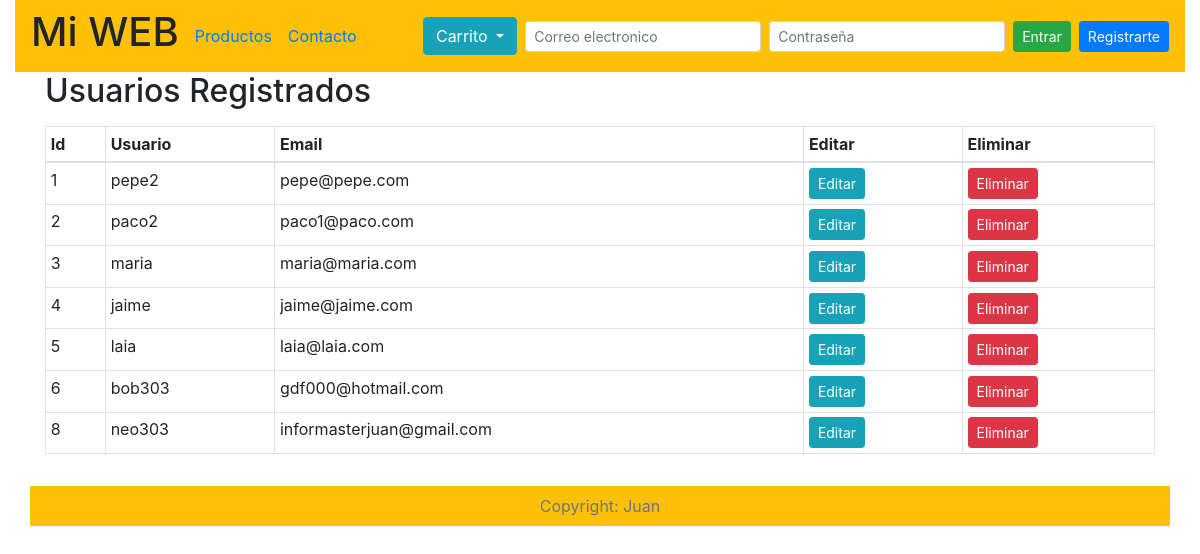
Page /admin_usuarios.php on the earlier database version.
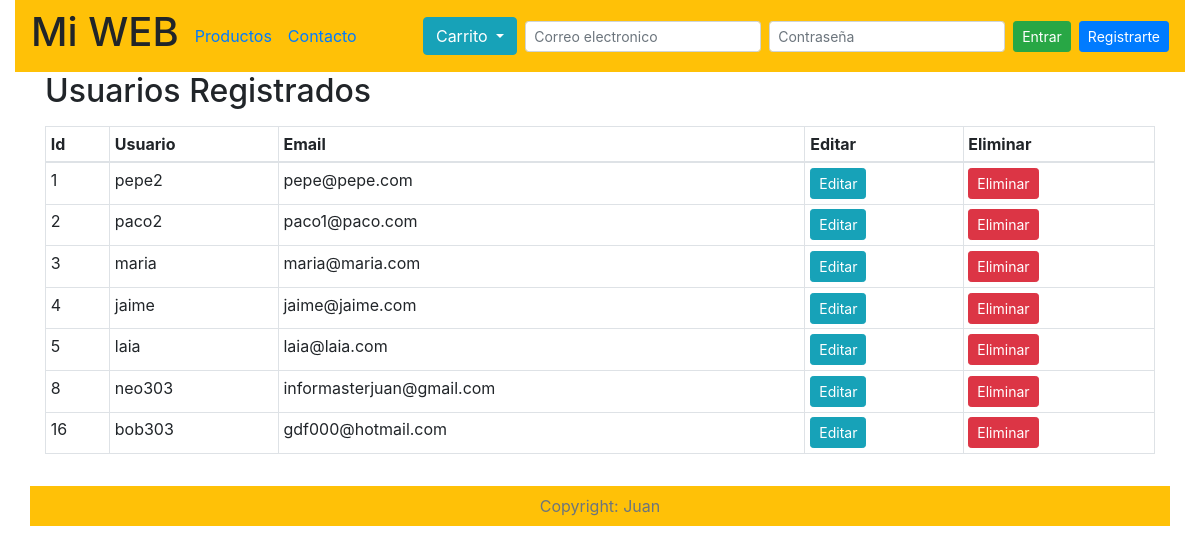
Same page on the later database version.
### tables this page shows
CREATE TABLE `usuarios` (
  `id` int(2) NOT NULL,
  `usuario` varchar(100) NOT NULL,
  `nombre` varchar(255) NOT NULL,
  `apellidos` varchar(255) NOT NULL,
  `email` varchar(100) NOT NULL,
  `pass` varchar(200) NOT NULL,
  `fecha` timestamp NOT NULL DEFAULT CURRENT_TIMESTAMP,
  `rol` varchar(255) NOT NULL DEFAULT 'user',
  `codigo_activacion` varchar(100) NOT NULL,
  `estado` enum('activada','desactivada') NOT NULL DEFAULT 'desactivada'
);

### librerias/consultas_bd.php (called while the page is built, shortened)
<?php
function list_usuarios($conexion)
{
    $sql = "SELECT * FROM usuarios";
    $res = mysqli_query($conexion, $sql);
    return $res;
}

### admin_usuarios.php (the view, shortened to what this page needs)
<?php
include "database/conexion_bd.php";
include "librerias/consultas_bd.php";
?>
    <!doctype html>
    <html lang="es">
    <head>
        <?php include "plantillas/plantilla_cabecera.php";?>
    </head>
    <body>
        <div class="container-fluid">
            <?php include "plantillas/plantilla_navegacion.php";?>
                <div class="container">
                    <div class="row">
                        <div class="col-12">
                                <h2>Usuarios Registrados</h2>
                                <table class="table  table-sm table-bordered table-hover">
                                    <thead>
                                        <tr>
                                            <th scope="col">Id</th>
                                            <th scope="col">Usuario</th>
                                            <th scope="col">Email</th>
                                            <th scope="col">Editar</th>
                                             <th scope="col">Eliminar</th>
                                        </tr>
                                    </thead>
                                <?php
                                $res = list_usuarios($conexion);
                                while($row = mysqli_fetch_array($res)){ ?>
                                    <tr>
                                        <td><?=$row['id'];?></td>
                                        <td><?=$row['usuario'];?></td>
                                        <td><?=$row['email'];?></td>
                                        <td><a class="btn btn-sm btn-info" href='editar_usuario_admin?id_usuario=<?=$row['id'];?>'>Editar</a></td>
                                        <td><a class="btn btn-sm btn-danger"href='?eliminar_id=<?=$row['id'];?>'>Eliminar</a></td>
                                    </tr>
                            <?php } ?>
                                </table>
                        </div>
                    </div>
                </div>
                <div class="container-fluid">
                    <?php include "plantillas/plantilla_pie.php";?>
                </div>
        </div>
    </body>
    </html>

Differences in the rows shown:
removed usuarios: id "6", usuario "bob303", email "gdf000@hotmail.com"
added usuarios: id "16", usuario "bob303", email "gdf000@hotmail.com"
